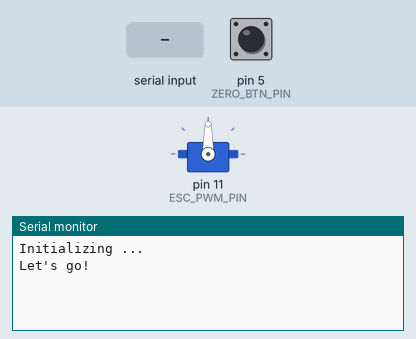
Bench run of a sketch on a simulated Arduino Uno, built with avr-gcc and run on an emulated ATmega328P. On the bench: servo, the last lines printed to the serial monitor. Inputs (shaded band) come from the test bench; at power-on: pin 5 (ZERO_BTN_PIN) HIGH.

Above: at 1.2 s.
1.3 s: "P90\n" received over Serial
At 2.8 s:
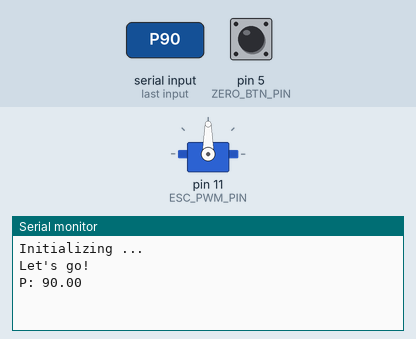
3.8 s: "I90\n" received over Serial
At 5.4 s:
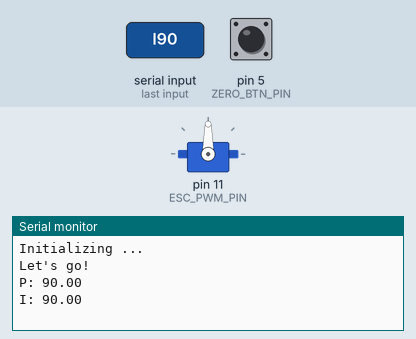
6.3 s: "D90\n" received over Serial
At 8.2 s:
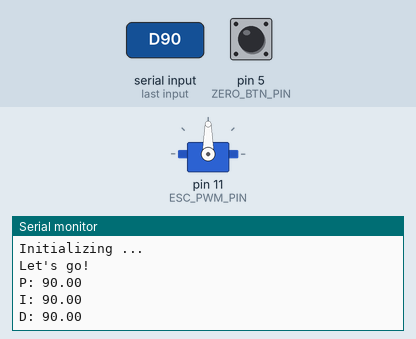

Measured:
- after the input at 1.3 s, the serial monitor: prints a new line after 1.0 s (image 1)
- after the input at 3.8 s, the serial monitor: prints a new line after 1.0 s (image 2)
- after the input at 6.3 s, the serial monitor: prints a new line after 1.0 s (image 3)

The sketch:

Serialinputtest.ino
```cpp
#include <Wire.h>
#include <Servo.h>
// 16:23 2025-01-29.
const float BIAS_POWER = 60;
const float DESIRED_ANGLE = 0;
const float MAX_MOTOR_POWER = 90;

const int POT_PIN_KP = A0;
const int POT_PIN_KI = A1;
const int POT_PIN_KD = A2;
const int ESC_PWM_PIN = 11;
const int ZERO_BTN_PIN = 5;

float Kp = 1;
float Ki = 1;
float Kd = 1;

const float D_ALPHA = 0.15;

Servo ESC;

float roll;
float pitch;
float measuredAngle, error, previousError, deltaError, sumError, pidPower, D, dt;
float previousDerivative = 0;
float now;
float lasttime;

void setup() {
  sumError = 0;
  pinMode(ZERO_BTN_PIN, INPUT_PULLUP);

  Serial.begin(921600);
  Serial.println("Initializing ...");
  //startgyro(); // Kalibrerar även gyron.

  ESC.attach(ESC_PWM_PIN, 1000, 2000);
  ESC.write(0);
  //Serial.println("Zeroing BLDC ... starting in 4 sec");
  //delay(4000);

  Serial.println("Let's go!");
  lasttime = micros();
}

void loop() {
  now = micros();
  dt = (now - lasttime) / 1000000;
  lasttime = now;

  listenforinput();

  if (digitalRead(ZERO_BTN_PIN) == HIGH) {
    sumError = 0;
  }

  //getangles(pitch, roll);
  measuredAngle = (-1) * roll;

  error = DESIRED_ANGLE - measuredAngle;
  sumError += error * dt;
  sumError = constrain(sumError, -40000, 40000);

  float rawDerivative = (error - previousError) / dt;
  float P = Kp * error;
  float I = Ki * sumError;
  D = Kd * ((D_ALPHA * previousDerivative) + ((1 - D_ALPHA) * rawDerivative));

  previousError = error;
  previousDerivative = rawDerivative;

  pidPower = P + I + D;
  pidPower = constrain(pidPower, -3000, 3000);
  // Ta kanske bort BIAS_POWER från mapen?
  pidPower = map(pidPower, -3000, 3000, -BIAS_POWER, 180 - BIAS_POWER) + BIAS_POWER;
  pidPower = constrain(pidPower, 0, MAX_MOTOR_POWER);
  ESC.write(pidPower);

  //schreibeinformation();
  delay(30);
}

void listenforinput()
{
  String input;
  if (Serial.available())
  {
    input = Serial.readString();
  }

  if (input[0] == 'P')
  {
    input.remove(0, 1);
    Kp = input.toFloat();
    Serial.print("P: "); Serial.println(Kp);
  }
  else if (input[0] == 'I')
  {
    input.remove(0, 1);
    Ki = input.toFloat();
    Serial.print("I: "); Serial.println(Ki);
  }
  else if (input[0] == 'D')
  {
    input.remove(0, 1);
    Kd = input.toFloat();
    Serial.print("D: "); Serial.println(Kd);
  }
}

void schreibeinformation()
{
  Serial.print(Kp, 2);
  Serial.print(", ");
  Serial.print(Ki, 2);
  Serial.print(", ");
  Serial.print(Kd, 2);
  Serial.print(", ");
  Serial.print(error, 1);
  Serial.print(", ");
  Serial.print(sumError, 1);
  Serial.print(", ");
  Serial.print(dt, 6);
  Serial.print(", ");
  Serial.println(pidPower);
}
```

GyroCode.ino
```cpp
float CalRoll = 0;
float CalPitch = 0;
float RateRoll, RatePitch, RateYaw;
float AccX, AccY, AccZ;
float AngleRoll, AnglePitch;
int index = 0;
const int datacount = 3;

float rollarray[datacount];
float pitcharray[datacount];

void startgyro()
{
  Wire.setClock(400000);
  Wire.begin();
  delay(250);
  Wire.beginTransmission(0x68);
  Wire.write(0x6B);
  Wire.write(0x00);
  Wire.endTransmission();

  // Calibrate the gyro sensor.
  for (int k = 0; k < 2000; k++) {
    gyro_signals();
    CalRoll += AngleRoll;
    CalPitch += AnglePitch;
    delay(1);
  }

  CalRoll /= 2000;
  CalPitch /= 2000;
}

void gyro_signals() {
  Wire.beginTransmission(0x68);
  Wire.write(0x1A);
  Wire.write(0x05);
  Wire.endTransmission();

  Wire.beginTransmission(0x68);
  Wire.write(0x1C);
  Wire.write(0x10);
  Wire.endTransmission();

  Wire.beginTransmission(0x68);
  Wire.write(0x3B);
  Wire.endTransmission();
  Wire.requestFrom(0x68,6);
  int16_t AccXLSB = Wire.read() << 8 |
    Wire.read();
  int16_t AccYLSB = Wire.read() << 8 |
    Wire.read();
  int16_t AccZLSB = Wire.read() << 8 |
    Wire.read();

  Wire.beginTransmission(0x68);
  Wire.write(0x1B);
  Wire.write(0x8);
  Wire.endTransmission();
  Wire.beginTransmission(0x68);
  Wire.write(0x43);
  Wire.endTransmission();

  Wire.requestFrom(0x68,6);
  int16_t GyroX = Wire.read()<<8 | Wire.read();
  int16_t GyroY = Wire.read()<<8 | Wire.read();
  int16_t GyroZ = Wire.read()<<8 | Wire.read();

  RateRoll = (float) GyroX/65.5;
  RatePitch = (float) GyroY/65.5;
  RateYaw = (float) GyroZ/65.5;

  AccX = (float) AccXLSB/4096 - 0.04;
  AccY = (float) AccYLSB/4096 - 0.03;
  AccZ = (float) AccZLSB/4096 - 0.08;

  AngleRoll=atan(AccY/sqrt(AccX*AccX+AccZ*AccZ))*1/(3.142/180);
  AnglePitch=-atan(AccX/sqrt(AccY*AccY+AccZ*AccZ))*1/(3.142/180);
}

void getangles(float &pitch, float &roll)
{
  gyro_signals();
  float rollsum = 0;
  float pitchsum = 0;
  if (index == datacount)
  {
    index = 0;
  }

  rollarray[index] = AngleRoll;
  pitcharray[index] = AnglePitch;
  index += 1;

  for (int j = 0; j < datacount; j++)
  {
    rollsum += rollarray[j];
    pitchsum += pitcharray[j];
  }

  rollsum /= datacount;
  pitchsum /= datacount;

  rollsum -= CalRoll;
  pitchsum -= CalPitch;

  pitch = pitchsum;
  roll = rollsum;
}
```
